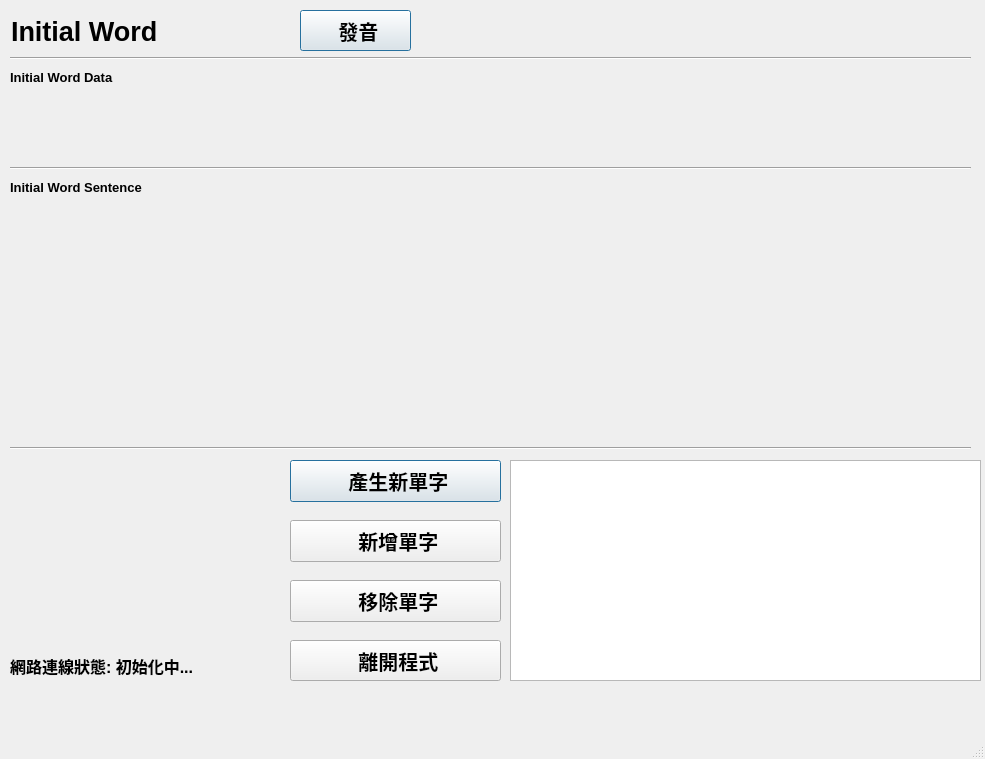
<?xml version="1.0" encoding="UTF-8"?>
<ui version="4.0">
 <class>MainWindow</class>
 <widget class="QMainWindow" name="MainWindow">
  <property name="geometry">
   <rect>
    <x>0</x>
    <y>0</y>
    <width>985</width>
    <height>759</height>
   </rect>
  </property>
  <property name="font">
   <font>
    <pointsize>20</pointsize>
   </font>
  </property>
  <property name="windowTitle">
   <string>VocabularyTrainer v1.0</string>
  </property>
  <property name="unifiedTitleAndToolBarOnMac">
   <bool>false</bool>
  </property>
  <widget class="QWidget" name="centralwidget">
   <widget class="QPushButton" name="removeButton">
    <property name="geometry">
     <rect>
      <x>290</x>
      <y>580</y>
      <width>211</width>
      <height>42</height>
     </rect>
    </property>
    <property name="font">
     <font>
      <pointsize>15</pointsize>
      <weight>75</weight>
      <bold>true</bold>
     </font>
    </property>
    <property name="text">
     <string> 移除單字</string>
    </property>
   </widget>
   <widget class="QLabel" name="wordInfoLabel">
    <property name="geometry">
     <rect>
      <x>10</x>
      <y>70</y>
      <width>971</width>
      <height>91</height>
     </rect>
    </property>
    <property name="font">
     <font>
      <pointsize>10</pointsize>
      <weight>75</weight>
      <bold>true</bold>
     </font>
    </property>
    <property name="text">
     <string>Initial Word Data</string>
    </property>
    <property name="alignment">
     <set>Qt::AlignLeading|Qt::AlignLeft|Qt::AlignTop</set>
    </property>
   </widget>
   <widget class="QLabel" name="wordSentenceLabel">
    <property name="geometry">
     <rect>
      <x>10</x>
      <y>180</y>
      <width>961</width>
      <height>251</height>
     </rect>
    </property>
    <property name="font">
     <font>
      <pointsize>10</pointsize>
      <weight>75</weight>
      <bold>true</bold>
     </font>
    </property>
    <property name="text">
     <string>Initial Word Sentence</string>
    </property>
    <property name="alignment">
     <set>Qt::AlignLeading|Qt::AlignLeft|Qt::AlignTop</set>
    </property>
   </widget>
   <widget class="QLabel" name="wordLabel">
    <property name="geometry">
     <rect>
      <x>11</x>
      <y>11</y>
      <width>921</width>
      <height>41</height>
     </rect>
    </property>
    <property name="font">
     <font>
      <pointsize>20</pointsize>
      <weight>75</weight>
      <bold>true</bold>
     </font>
    </property>
    <property name="text">
     <string>Initial Word</string>
    </property>
   </widget>
   <widget class="QListWidget" name="recordList">
    <property name="geometry">
     <rect>
      <x>510</x>
      <y>460</y>
      <width>471</width>
      <height>221</height>
     </rect>
    </property>
    <property name="font">
     <font>
      <pointsize>12</pointsize>
      <weight>75</weight>
      <bold>true</bold>
     </font>
    </property>
   </widget>
   <widget class="QLabel" name="connectionLabel">
    <property name="geometry">
     <rect>
      <x>10</x>
      <y>640</y>
      <width>241</width>
      <height>51</height>
     </rect>
    </property>
    <property name="font">
     <font>
      <pointsize>12</pointsize>
      <weight>75</weight>
      <bold>true</bold>
     </font>
    </property>
    <property name="text">
     <string>網路連線狀態: 初始化中...</string>
    </property>
   </widget>
   <widget class="QPushButton" name="addButton">
    <property name="geometry">
     <rect>
      <x>290</x>
      <y>520</y>
      <width>211</width>
      <height>42</height>
     </rect>
    </property>
    <property name="font">
     <font>
      <pointsize>15</pointsize>
      <weight>75</weight>
      <bold>true</bold>
     </font>
    </property>
    <property name="text">
     <string> 新增單字</string>
    </property>
   </widget>
   <widget class="QPushButton" name="generateButton">
    <property name="geometry">
     <rect>
      <x>290</x>
      <y>460</y>
      <width>211</width>
      <height>42</height>
     </rect>
    </property>
    <property name="font">
     <font>
      <pointsize>15</pointsize>
      <weight>75</weight>
      <bold>true</bold>
     </font>
    </property>
    <property name="text">
     <string> 產生新單字</string>
    </property>
    <property name="autoDefault">
     <bool>true</bool>
    </property>
    <property name="default">
     <bool>true</bool>
    </property>
   </widget>
   <widget class="QPushButton" name="exitButton">
    <property name="geometry">
     <rect>
      <x>290</x>
      <y>640</y>
      <width>211</width>
      <height>41</height>
     </rect>
    </property>
    <property name="font">
     <font>
      <pointsize>15</pointsize>
      <weight>75</weight>
      <bold>true</bold>
     </font>
    </property>
    <property name="text">
     <string> 離開程式</string>
    </property>
   </widget>
   <widget class="QPushButton" name="soundButton">
    <property name="geometry">
     <rect>
      <x>300</x>
      <y>10</y>
      <width>111</width>
      <height>41</height>
     </rect>
    </property>
    <property name="font">
     <font>
      <pointsize>15</pointsize>
      <weight>75</weight>
      <bold>true</bold>
     </font>
    </property>
    <property name="text">
     <string> 發音</string>
    </property>
    <property name="autoDefault">
     <bool>true</bool>
    </property>
    <property name="default">
     <bool>true</bool>
    </property>
   </widget>
   <widget class="Line" name="line">
    <property name="geometry">
     <rect>
      <x>10</x>
      <y>50</y>
      <width>961</width>
      <height>16</height>
     </rect>
    </property>
    <property name="font">
     <font>
      <pointsize>20</pointsize>
      <weight>50</weight>
      <bold>false</bold>
     </font>
    </property>
    <property name="orientation">
     <enum>Qt::Horizontal</enum>
    </property>
   </widget>
   <widget class="Line" name="line_2">
    <property name="geometry">
     <rect>
      <x>10</x>
      <y>160</y>
      <width>961</width>
      <height>16</height>
     </rect>
    </property>
    <property name="orientation">
     <enum>Qt::Horizontal</enum>
    </property>
   </widget>
   <widget class="Line" name="line_3">
    <property name="geometry">
     <rect>
      <x>10</x>
      <y>440</y>
      <width>961</width>
      <height>16</height>
     </rect>
    </property>
    <property name="orientation">
     <enum>Qt::Horizontal</enum>
    </property>
   </widget>
  </widget>
  <widget class="QMenuBar" name="menubar">
   <property name="geometry">
    <rect>
     <x>0</x>
     <y>0</y>
     <width>985</width>
     <height>25</height>
    </rect>
   </property>
   <property name="font">
    <font>
     <pointsize>9</pointsize>
    </font>
   </property>
  </widget>
  <widget class="QStatusBar" name="statusbar"/>
 </widget>
 <resources/>
 <connections/>
</ui>
